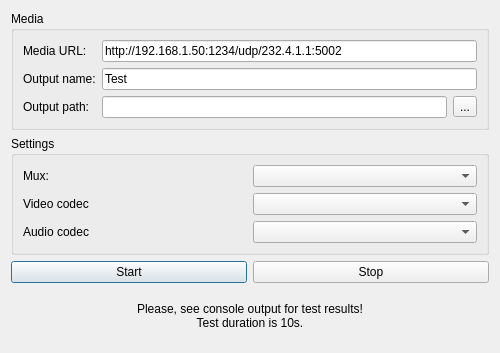
<?xml version="1.0" encoding="UTF-8"?>
<ui version="4.0">
 <class>Recorder</class>
 <widget class="QDialog" name="Recorder">
  <property name="geometry">
   <rect>
    <x>0</x>
    <y>0</y>
    <width>500</width>
    <height>353</height>
   </rect>
  </property>
  <property name="windowTitle">
   <string>Recorder Test</string>
  </property>
  <property name="windowIcon">
   <iconset resource="../../data/logo.qrc">
    <normaloff>:/icons/48x48/vlc-qt.png</normaloff>:/icons/48x48/vlc-qt.png</iconset>
  </property>
  <layout class="QGridLayout" name="gridLayout">
   <item row="0" column="0" colspan="2">
    <widget class="QGroupBox" name="groupMedia">
     <property name="title">
      <string>Media</string>
     </property>
     <layout class="QGridLayout" name="gridLayout_2">
      <item row="0" column="1" colspan="2">
       <widget class="QLineEdit" name="editUrl">
        <property name="text">
         <string>http://192.168.1.50:1234/udp/232.4.1.1:5002</string>
        </property>
       </widget>
      </item>
      <item row="2" column="1">
       <widget class="QLineEdit" name="editPath"/>
      </item>
      <item row="0" column="0">
       <widget class="QLabel" name="labelUrl">
        <property name="text">
         <string>Media URL:</string>
        </property>
       </widget>
      </item>
      <item row="2" column="0">
       <widget class="QLabel" name="labelPath">
        <property name="text">
         <string>Output path:</string>
        </property>
       </widget>
      </item>
      <item row="2" column="2">
       <widget class="QToolButton" name="buttonBrowse">
        <property name="text">
         <string>...</string>
        </property>
       </widget>
      </item>
      <item row="1" column="1" colspan="2">
       <widget class="QLineEdit" name="editName">
        <property name="text">
         <string>Test</string>
        </property>
       </widget>
      </item>
      <item row="1" column="0">
       <widget class="QLabel" name="labelName">
        <property name="text">
         <string>Output name:</string>
        </property>
       </widget>
      </item>
     </layout>
    </widget>
   </item>
   <item row="1" column="0" colspan="2">
    <widget class="QGroupBox" name="groupSettings">
     <property name="title">
      <string>Settings</string>
     </property>
     <layout class="QGridLayout" name="gridLayout_3">
      <item row="1" column="1">
       <widget class="QComboBox" name="comboMux"/>
      </item>
      <item row="2" column="1">
       <widget class="QComboBox" name="comboVideo"/>
      </item>
      <item row="3" column="1">
       <widget class="QComboBox" name="comboAudio"/>
      </item>
      <item row="1" column="0">
       <widget class="QLabel" name="labelMux">
        <property name="text">
         <string>Mux:</string>
        </property>
       </widget>
      </item>
      <item row="2" column="0">
       <widget class="QLabel" name="labelVideo">
        <property name="text">
         <string>Video codec</string>
        </property>
       </widget>
      </item>
      <item row="3" column="0">
       <widget class="QLabel" name="labelAudio">
        <property name="text">
         <string>Audio codec</string>
        </property>
       </widget>
      </item>
     </layout>
    </widget>
   </item>
   <item row="2" column="0">
    <widget class="QPushButton" name="buttonPlay">
     <property name="text">
      <string>Start</string>
     </property>
    </widget>
   </item>
   <item row="4" column="0" colspan="2">
    <widget class="QLabel" name="label">
     <property name="text">
      <string>Please, see console output for test results!
Test duration is 10s.</string>
     </property>
     <property name="alignment">
      <set>Qt::AlignCenter</set>
     </property>
    </widget>
   </item>
   <item row="2" column="1">
    <widget class="QPushButton" name="buttonStop">
     <property name="text">
      <string>Stop</string>
     </property>
    </widget>
   </item>
  </layout>
 </widget>
 <resources>
  <include location="../../data/logo.qrc"/>
 </resources>
 <connections/>
</ui>
